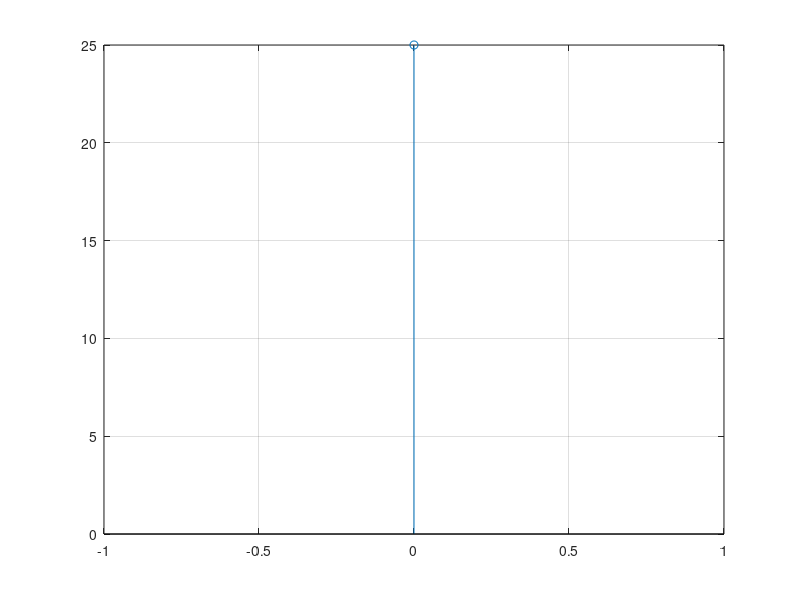

Write MATLAB code to recreate this figure.
clc
clear all
close all
x=input('Enter the sequence: ');
n1=input('Enter the time sample range:');
h=fliplr(x);
n2=-fliplr(n1);
z=[];
for i=1:length(x)
    g=h.*x(i);
    z=[z;g];
end
[r c]=size(z);
k=r+c;
t=2;
y=[];
cd=0;
while(t<=k)
    for i=1:r
        for j=1:c
            if((i+j)==t)
               cd=cd+z(i,j);
            end
        end
    end
    t=t+1;
    y=[y cd];
    cd=0;
end
nl=min(n1)+min(n2);
nh=max(n1)+max(n2);
t=nl:1:nh;
stem(t,y);
grid on;